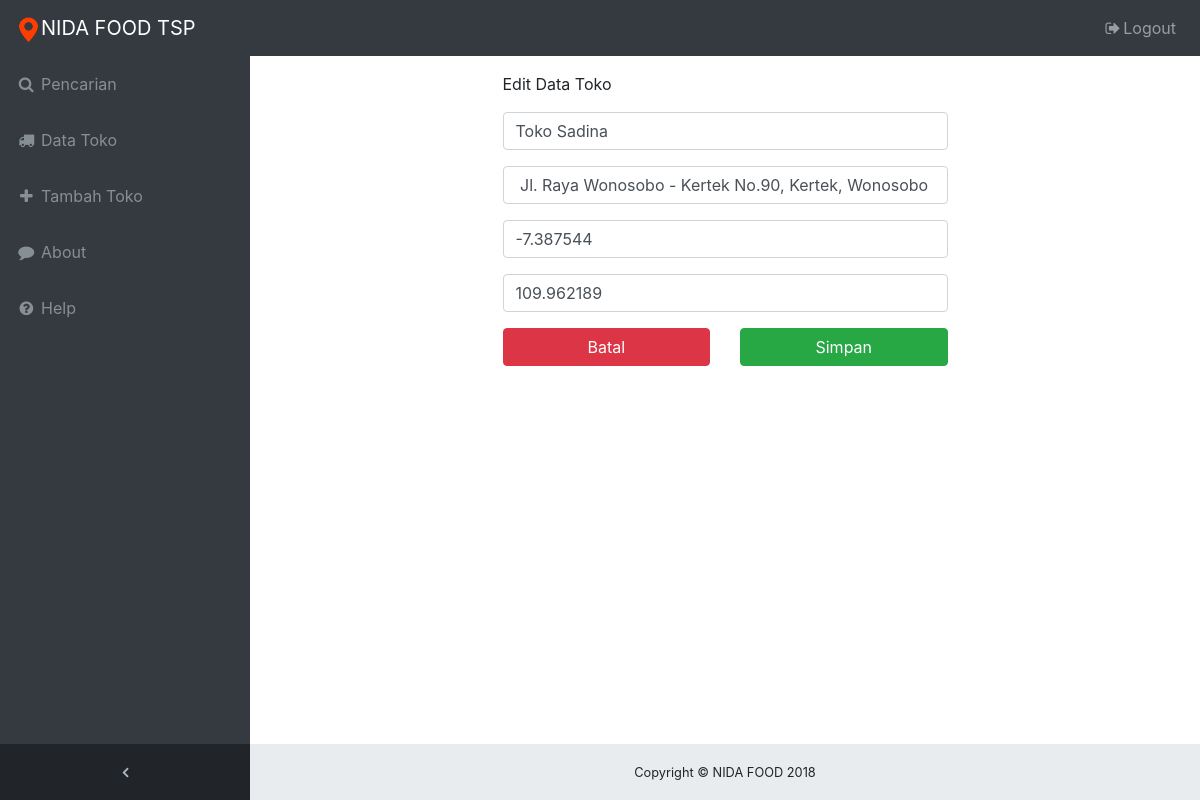
The page /admin/edit.php?id=20 on the database its author committed.
### tables this page shows
CREATE TABLE IF NOT EXISTS `tb_daftar_toko` (
  `id_toko` int(11) NOT NULL,
  `nama` varchar(60) NOT NULL,
  `alamat` varchar(70) NOT NULL,
  `lat` float(10,6) NOT NULL,
  `lng` float(10,6) NOT NULL
);

### admin/edit.php (the view, shortened to what this page needs)
<?php include 'navbar.php'; ?>
<?php
    $id = $_GET['id'];
    $sql = mysql_query("SELECT * FROM tb_daftar_toko WHERE id_toko='$id' ")or die(mysql_error());
    $row = mysql_fetch_array($sql);
?>
   <div class="content-wrapper">
    <div class="container-fluid">
        <div class="row">
            <div class="col-6 mx-auto">
              <p>Edit Data Toko</p>
              <form action="datatoko/proses-edit.php?id=<?php echo $id; ?>" name="modal_popup" method="POST">
                    <div class="form-group">
                        <input class="form-control" name="nama" type="text" value="<?php echo $row['nama']; ?>" placeholder="Masukkan Nama Toko">
                  </div>
                    <div class="form-group">
                        <input class="form-control" name="alamat" type="text" value="<?php echo $row['alamat']; ?>" placeholder="Masukkan Alamat">
                    </div>
                    <div class="form-group">
                        <input class="form-control" name="lat" type="text" value="<?php echo $row['lat']; ?>" placeholder="Masukkan Latitude">
                    </div>
                    <div class="form-group">
                        <input class="form-control" name="lng" type="text" value="<?php echo $row['lng']; ?>" placeholder="Masukkan Longitude">
                    </div>
                    <div class="row">
                        <div class="col-6">
                            <button class="btn btn-danger btn-block" data-dismiss="modal">Batal</button>
                        </div>
                        <div class="col-6">
                            <button class="btn btn-success btn-block" type="submit">Simpan</button>
                        </div>
                    </div>
                </form>
            </div>
        </div>
    </div>
<?php include 'footer.php'; ?>

### assets/css/sb-admin.css (style rules this page uses)
html { position: relative; min-height: 100%; }
body { overflow-x: hidden; }
body.sticky-footer { margin-bottom: 56px; }
body.sticky-footer .content-wrapper { min-height: calc(100vh - 56px - 56px); }
body.fixed-nav { padding-top: 56px; }
.content-wrapper { min-height: calc(100vh - 56px); padding-top: 1rem; }
.content-wrapper { overflow-x: hidden; background: white; }
@media (min-width: 992px) { .content-wrapper { margin-left: 250px; } }

### rows shown on the page
tb_daftar_toko: nama "Toko Sadina", alamat "Jl. Raya Wonosobo - Kertek No.90, Kertek, Wonosobo", lat "-7.387544", lng "109.962189"
